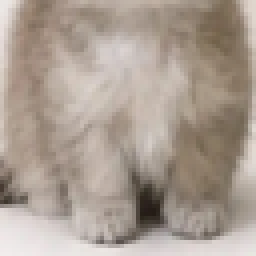
#> input picture motion/kitten-dream-lowpoly/creamBody.png, 64 x 64 px (shown 4 times larger)
$ python scan3.py ../creamBody.png ../creamFace.png
#> lines starting #> are read from the running program, lines starting #| are printed output that depends on the picture; after the words box and inside, x2 and y2 are one past the last pixel; in counts of white or black regions, pixels touching at a corner belong together
import sys, json, math
import numpy as np
from PIL import Image
src, out = sys.argv[1], sys.argv[2]
a = np.asarray(Image.open(src).convert('RGB')).astype(int); H, W, _ = a.shape
#> after `H, W, _ = a.shape`: H = 64; W = 64
ink = (a.mean(2) < 90) & ((a.max(2) - a.min(2)) < 45)
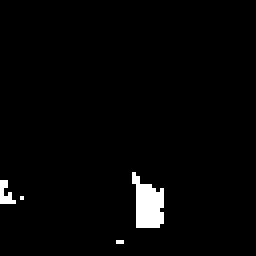
#> ink: shape (64, 64) bool (shown 4 times larger); 2.3% white; 4 white regions (3 under 20 px), largest, box (x1, y1, x2, y2) and area: (33, 43, 41, 57) 76
yy, xx = np.mgrid[0:H, 0:W]
for bx, by, br in [(519.5, 684, 62), (435.5, 771, 44)]: ink &= ((xx - bx) ** 2 + (yy - by) ** 2) > br ** 2
cx, cy = 709, 360
outer, inner = [], []
for i in range(72):
    th = i / 72 * 2 * math.pi; dx, dy = math.cos(th), math.sin(th)
    runs, r, cur = [], 200.0, None; last_in = None
    while True:
        x, y = int(round(cx + dx * r)), int(round(cy + dy * r))
        if not (0 <= x < W and 0 <= y < H) or r > 400: break
        if ink[y, x]:
            if cur is None: cur = [r, r]
            else: cur[1] = r
        elif cur is not None: runs.append(cur); cur = None
        r += 0.5
    if cur is not None: runs.append(cur)
    edge = (cx + dx * r, cy + dy * r)
    if runs:
        ri, ro = runs[-1]
        outer.append([round(cx + dx * ro, 1), round(cy + dy * ro, 1)]); inner.append([round(cx + dx * ri, 1), round(cy + dy * ri, 1)])
    else:   # ray leaves the photo before the outline (cloud is cut by the right edge)
        outer.append([round(min(edge[0], W - 1), 1), round(edge[1], 1)]); inner.append([round(min(edge[0], W - 1) - 0.5, 1), round(edge[1], 1)])
json.dump(dict(center=[cx, cy], outer=outer, inner=inner, small=[435.5, 771, 36.5], mid=[519.5, 684, 54.5]), open(out, 'w'))
print(len(outer), 'points; sample', outer[:4], inner[:4])
#| 72 points; sample [[63, 360.0], [63, 377.4], [63, 394.7], [63, 411.8]] [[62.5, 360.0], [62.5, 377.4], [62.5, 394.7], [62.5, 411.8]]

$ run again, on motion/kitten-dream-lowpoly/tabbyBody.png
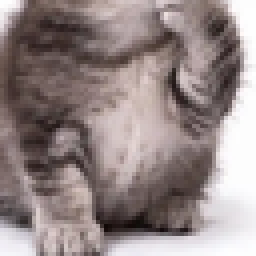
#> input picture motion/kitten-dream-lowpoly/tabbyBody.png, 64 x 64 px (shown 4 times larger)
#> `ink = (a.mean(2) < 90) & ((a.max(2) - a.min(2)) < 45)`:
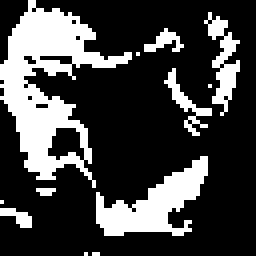
#> ink: shape (64, 64) bool (shown 4 times larger); 26.1% white; 12 white regions (6 under 20 px), largest, box (x1, y1, x2, y2) and area: (0, 0, 33, 47) 604, (24, 39, 52, 59) 256, (51, 3, 60, 29) 95, (41, 17, 53, 34) 51, (36, 7, 46, 13) 28, (0, 52, 8, 57) 22
#| 72 points; sample [[63, 360.0], [63, 377.4], [63, 394.7], [63, 411.8]] [[62.5, 360.0], [62.5, 377.4], [62.5, 394.7], [62.5, 411.8]]

$ run again, on motion/kitten-dream-lowpoly/tabbyFace.png
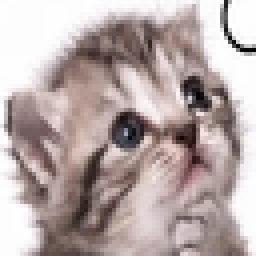
#> input picture motion/kitten-dream-lowpoly/tabbyFace.png, 64 x 64 px (shown 4 times larger)
#> `ink = (a.mean(2) < 90) & ((a.max(2) - a.min(2)) < 45)`:
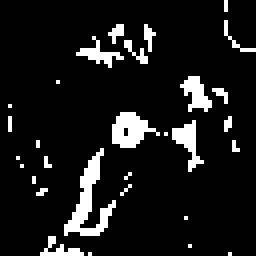
#> ink: shape (64, 64) bool (shown 4 times larger); 9.6% white in thin lines or dots
#| 72 points; sample [[63, 360.0], [63, 377.4], [63, 394.7], [63, 411.8]] [[62.5, 360.0], [62.5, 377.4], [62.5, 394.7], [62.5, 411.8]]
